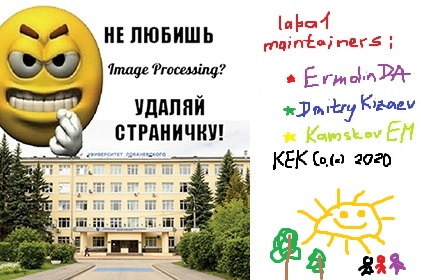
#> input picture Task_3/test_picture.jpg, 421 x 280 px
$ python task_3.py   (older library calls are emulated)
#> lines starting #> are read from the running program, lines starting #| are printed output that depends on the picture
#> in test, original is the input picture: shape (280, 421, 3); mean B, G, R 179.2, 199.6, 204.7
### Task_1/psnr.py
import math
import cv2
import numpy as np


def psnr(first, second):
    if first.shape != second.shape:
        print('Image size mismatch')
        return 0
    first = first.astype(np.float64) / 255.
    second = second.astype(np.float64) / 255.
    mse = np.mean((first - second) ** 2)
    if mse == 0:
        return 100
    return 10 * math.log10(1.0 / mse)


# [14 lines that do not run on import are left out]

### Task_3/task_3.py
from time import time, sleep
from skimage.metrics import structural_similarity as ssim
from cv2 import imread, imshow, cvtColor, COLOR_BGR2HSV, COLOR_HSV2BGR, waitKey
from Task_1.psnr import psnr

PICTURES_TEST = ['test_picture.jpg']


def ratio(numer, denom):
    """Func to divide almost zero to almost zero"""
    numer_new = numer * 1000000 + 1
    denom_new = denom * 1000000 + 1
    return numer_new / denom_new


def convert_to_hsv(red, green, blue):
    """Algorithm to convert normalized RGB into normalized HSV"""
    MAX = max(red, green, blue)
    MIN = min(red, green, blue)
    # hue:
    if MAX == MIN:
        hue = 0
    elif MAX == red:
        hue = (60 * ((green - blue) / (MAX - MIN)) + 360) % 360
    elif MAX == green:
        hue = (60 * ((blue - red) / (MAX - MIN)) + 120) % 360
    elif MAX == blue:
        hue = (60 * ((red - green) / (MAX - MIN)) + 240) % 360
    else:
        raise ValueError("Unexpected result for hue")
    # saturation:
    if MAX == 0:
        satur = 0
    else:
        satur = 1 - MIN/MAX
    # value:
    value = MAX
    # scaling back
    hue = hue / 360
    return hue, satur, value


def convert_to_rgb(hue, satur, value):
    """Algorithm to convert normalized HSV into normalized RGB"""
    h = hue // 60 % 6
    v_min = ((100 - satur) * value) / 100
    a = (value - v_min) * (hue % 60) / 60
    v_inc = v_min + a
    v_dec = value - a
    h_dict = {0: (value, v_inc, v_min),
              1: (v_dec, value, v_min),
              2: (v_min, value, v_inc),
              3: (v_min, v_dec, value),
              4: (v_inc, v_min, value),
              5: (value, v_min, v_dec)}
    if h in h_dict.keys():
        return h_dict[h]
    raise ValueError('HSV to RGB conversion algorithm failed')


def pic_to_hsv(pic):
    """Func to convert RGB image into HSV image"""
    width = pic.shape[0]
#> width = 280
    height = pic.shape[1]
#> height = 421
    for x in range(width):
        for y in range(height):
            blue, green, red = pic[x, y] / 255
            h, s, v = convert_to_hsv(red, green, blue)
            pic[x, y] = (h * 255, s * 255, v * 255)
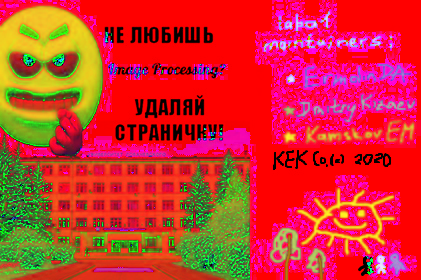
#> pic: shape (280, 421, 3); mean B, G, R 46.8, 49.9, 207.3
#> in test, `pic_cv2 = cvtColor(pic_cv2, COLOR_BGR2HSV)`: pic_cv2: shape (280, 421, 3); mean H, S, V 33.1, 50.3, 207.3
#|    - Original and our implementation output PSNR similarity: 4.465
#> in psnr (call 2), `second = second.astype(np.float64) / 255.`:
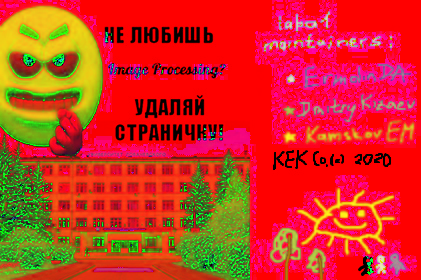
#> second: shape (280, 421, 3) float64; mean of channels 0, 1, 2 0.13, 0.197, 0.813; drawn as B, G, R
#|    - Original and CV2 implementation output PSNR similarity: 4.351
#|    - Implementation outputs SSIM comparison: 0.976


def pic_to_rgb(pic):
    width = pic.shape[0]
    height = pic.shape[1]
    for x in range(width):
        for y in range(height):
            hue, satur, value = pic[x, y] / 255
            r, g, b = convert_to_rgb(hue * 360, satur * 100, value * 100)
            pic[x, y] = (b * 2.55, g * 2.55, r * 2.55)
#|    - Original and our implementation output PSNR similarity: 49.158
#|    - Original and CV2 implementation output PSNR similarity: 54.619
#|    - Implementation outputs SSIM comparison: 0.999


def brightness_RGB(pic, increment):
#> called with increment = 127.5
    for x in range(pic.shape[0]):
        for y in range(pic.shape[1]):
            blue, green, red = pic[x, y]
            red = min(255, max(0, red + increment))
            green = min(255, max(0, green + increment))
            blue = min(255, max(0, blue + increment))
            pic[x, y] = blue, green, red
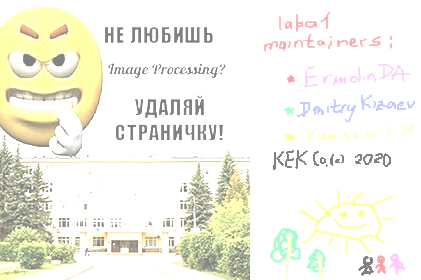
#> pic: shape (280, 421, 3); mean B, G, R 231.5, 242, 242.6


def brightness_HSV(pic, increment):
#> called with increment = 127.5
    for x in range(pic.shape[0]):
        for y in range(pic.shape[1]):
            pic[x, y, 2] = min(max(pic[x, y, 2] + increment, 0), 255)
#> pic: shape (280, 421, 3); mean H, S, V 33.1, 50.3, 243.9


def test(pic_name):
    # before operations
    original = imread(pic_name)
    try:
        pic_handmade = original.copy()
        pic_cv2 = original.copy()
    except AttributeError:
        print('Error: incorrect picture name')
        return

    imshow('Source picture', original)

    # RGB -> HSV: hand-made implementation
    to_hsv_start = time()
    pic_to_hsv(pic_handmade)
    to_hsv_duration = time() - to_hsv_start
    imshow('RGB->HSV: hand-made implementation', pic_handmade)

    # RGB -> HSV: CV2 implementation
    to_hsv_cv2_start = time()
    pic_cv2 = cvtColor(pic_cv2, COLOR_BGR2HSV)
    to_hsv_cv2_duration = time() - to_hsv_cv2_start
    imshow('RGB->HSV: CV2 implementation', pic_cv2)

    print('\nRGB -> HSV: comparison:')
    print(f"   - Original and our implementation output PSNR similarity: {round(psnr(original, pic_handmade), 3)}")
    print(f"   - Original and CV2 implementation output PSNR similarity: {round(psnr(original, pic_cv2), 3)}")
    print(f"   - Implementation outputs SSIM comparison: {round(ssim(pic_handmade, pic_cv2, multichannel=True), 3)}")
    print(f"   - Time elapsed:")
    print(f"     Hand-made: {round(to_hsv_duration, 3)} sec; CV2: {round(to_hsv_cv2_duration, 3)} sec")
    print(f"     OpenCV implementation is almost {round(ratio(to_hsv_duration, to_hsv_cv2_duration))} times faster.\n")

    # HSV -> RGB: hand-made implementation
    to_rgb_start = time()
    pic_to_rgb(pic_handmade)
    to_rgb_duration = time() - to_rgb_start
    imshow('HSV->RGB: hand-made implementation',
           pic_handmade)

    # HSV -> RGB: CV2 implementation
    to_rgb_cv2_start = time()
    pic_cv2 = cvtColor(pic_cv2, COLOR_HSV2BGR)
    to_rgb_cv2_duration = time() - to_rgb_cv2_start
    imshow("HSV->RGB: CV2 implementation", pic_cv2)

    print('HSV -> RGB: comparison:')
    print(f"   - Original and our implementation output PSNR similarity: {round(psnr(original, pic_handmade), 3)}")
    print(f"   - Original and CV2 implementation output PSNR similarity: {round(psnr(original, pic_cv2), 3)}")
    print(f"   - Implementation outputs SSIM comparison: {round(ssim(pic_handmade, pic_cv2, multichannel=True), 3)}")
    print(f"   - Time elapsed:")
    print(f"     Hand-made: {round(to_rgb_duration, 3)} sec; CV2: {round(to_rgb_cv2_duration, 3)} sec")
    print(f"     OpenCV implementation is almost {round(ratio(to_rgb_duration, to_rgb_cv2_duration))} times faster.\n")

    brighter_rgb = original.copy()
    #brighter_hsv = original
    brighter_hsv = cvtColor(original.copy(), COLOR_BGR2HSV)

    INC = 50

    # Brightness +50: RGB
    br_rgb_start = time()
    brightness_RGB(brighter_rgb, INC * 2.55)
    br_rgb_duration = time() - br_rgb_start
    imshow('Brightness +50: RGB', brighter_rgb)

    # Brightness +50: HSV
    br_hsv_start = time()
    brightness_HSV(brighter_hsv, INC * 2.55)
    br_hsv_duration = time() - br_hsv_start
    brighter_hsv = cvtColor(brighter_hsv, COLOR_HSV2BGR)
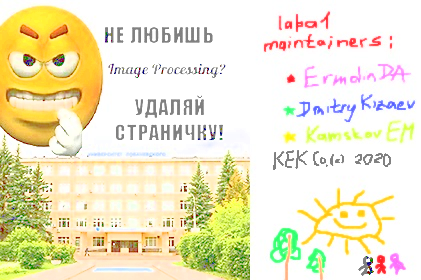
#> brighter_hsv: shape (280, 421, 3); mean B, G, R 201, 232.7, 239
    imshow('Brightness +50: HSV', brighter_hsv)

    print('Brightness +50:')
    print(f"   - Original and our implementation output PSNR similarity: {round(psnr(brighter_rgb, brighter_hsv), 3)}")
#|    - Original and our implementation output PSNR similarity: 17.772
    print(f"   - Outputs SSIM comparison: {round(ssim(brighter_rgb, brighter_hsv, multichannel=True), 3)}")
#|    - Outputs SSIM comparison: 0.866
    print(f"   - Time elapsed:")
    print(f"     RGB: {round(br_rgb_duration, 3)} sec; HSV: {round(br_hsv_duration, 3)} sec\n")

    print(f'---- TEST FOR {pic_name} FINISHED, PRESS ESC ---- ')
    waitKey()
    return


for item in PICTURES_TEST:
    test(item)
    sleep(3)
